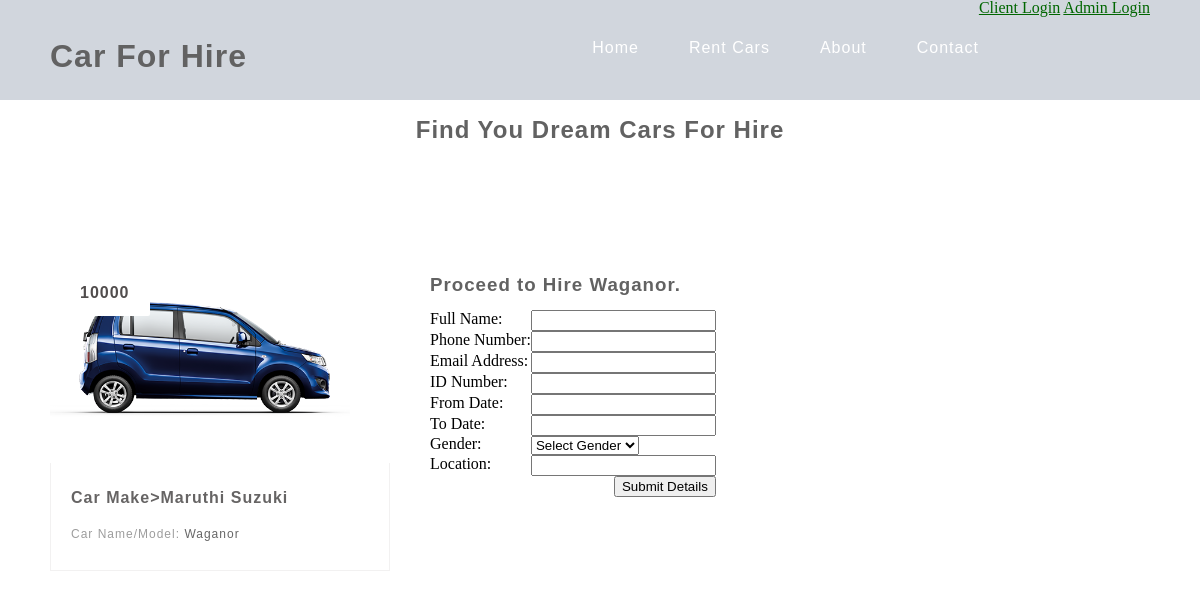
The page /book_car.php?id=1 on the database its author committed.
### tables this page shows
CREATE TABLE `cars` (
  `car_id` int(11) NOT NULL,
  `car_name` varchar(255) NOT NULL,
  `car_type` varchar(255) NOT NULL,
  `image` text NOT NULL,
  `hire_cost` int(11) NOT NULL,
  `capacity` int(11) NOT NULL,
  `status` varchar(255) NOT NULL,
  `CAR_CATEGORY_NAME` varchar(25) NOT NULL,
  `LOC_ID` char(4) DEFAULT NULL
);

### book_car.php (the view, shortened to what this page needs)
<!DOCTYPE html>
<html lang="en">
<head>
<link rel="stylesheet" type="text/css" href="css/reset.css">
<link rel="stylesheet" type="text/css" href="css/responsive.css">
</head>
<body>
<section class="">
<?php
			include 'header.php';
		?>
<section class="caption">
<h2 class="caption" style="text-align: center">Find You Dream Cars For Hire</h2>
</section>
</section>
<section class="listings">
<div class="wrapper">
<ul class="properties_list">
<?php
include 'includes/config.php';
$sel = "SELECT * FROM cars WHERE car_id = '$_GET[id]'";
$rs = $conn->query($sel);
$rws = $rs->fetch_assoc();
?>
<li>
<a href="book_car.php?id=<?php echo $rws['car_id'] ?>">
<img class="thumb" src="cars/<?php echo $rws['image'];?>" width="300" height="200">
</a>
<span class="price"><?php echo ''.$rws['hire_cost'];?>
</span>
<div class="property_details">
<h1>
<a href="book_car.php?id=<?php echo $rws['car_id'] ?>"><?php echo 'Car Make>'.$rws['car_type'];?>
</a>
</h1>
<h2>Car Name/Model: <span class="property_size"><?php echo $rws['car_name'];?></span>
</h2>
</div>
</li>
<h3>Proceed to Hire <?php echo $rws['car_name'];?>. </h3>
<?php
if(!$_SESSION['email'] && (!$_SESSION['pass'])){
?>
<form method="post">
<table>
<tr>
<td>Full Name:</td>
<td><input type="text" name="fname" required></td>
</tr>
<tr>
<td>Phone Number:</td>
<td><input type="text" name="phone" required></td>
</tr>
<tr>
<td>Email Address:</td>
<td><input type="email" name="email" required></td>
</tr>
<tr>
<td>ID Number:</td>
<td><input type="text" name="id_no" required></td>
</tr>
<tr>
<td>From Date:</td>
<td><input type="datetime" name="FROM_DT_TIME" required></td>
</tr>
<tr>
<td>To Date:</td>
<td><input type="text" name="RET_DT_TIME" required></td>
</tr>
<tr>
<td>Gender:</td>
<td>
<select name="gender">
<option> Select Gender </option>
</select>
</td>
</tr>
<tr>
<td>Location:</td>
<td><input type="text" name="location" required></td>
</tr>
<tr>
<td colspan="2" style="text-align:right"><input type="submit" name="save" value="Submit Details"></td>
</tr>
</table>
</form>
<?php
}
else
{
?>
<a href="pay.php">Click to Book</a>
<?php
}
?>
</ul>
</div>
</section>

### css/responsive.css (style rules this page uses)
body { background: #fff; }
.wrapper { max-width: 1100px; margin: 0 auto; position: relative; }
h1, h2, h3, h4, h5 ,h6 { color: #626262; font-family: "lato-regular", Helvetica, Arial, sans-serif; letter-spacing: 1px; }
h1 { font-size: 2em; margin: .67em 0 }
h2 { font-size: 1.5em; margin: .75em 0 }
h3 { font-size: 1.17em; margin: .83em 0 }
h1, h2, h3, h4, h5, h6 { font-weight: bolder }
.listings { padding: 100px 0; }
.listings ul.properties_list { list-style: none; overflow: hidden; }
.listings ul.properties_list li { display: block; width: 30.90909090909091%; height: auto; position: relative; float: left; margin: 0 3.636363636363636% 3.636363636363636% 0; }
.listings ul.properties_list li .price { position: absolute; top: 10px; left: 10px; padding: 15px 20px; background: #ffffff; color: #514d4d; font-family: "lato-bold", Helvetica, Arial, sans-serif; font-size: 16px; font-weight: bold; letter-spacing: 1px; border-radius: 2px; -webkit-border-radius: 2px; -moz-border-radius: 2px; -o-border-radius: 2px; }
.listings ul li .property_details { width: 87.64705882352941%; padding: 2.941176470588235% 5.882352941176471% 4.117647058823529% 5.882352941176471%; border-bottom: 1px solid #f2f1f1; border-left: 1px solid #f2f1f1; border-right: 1px solid #f2f1f1; transition: all .2s linear; -webkit-transition: all .2s linear; -moz-transition: all .2s linear; -o-transition: all .2s linear; }
.listings ul li .property_details h1 { color: #666464; font-family: "lato-bold", Helvetica, Arial, sans-serif; font-size: 16px!important; font-weight: bold; margin-bottom: 5px; line-height: 28px; }
.listings ul li .property_details h1 a { text-decoration: none; color: #666464; }
.listings ul li .property_details h2 { color: #9d9d9d; font-family: "lato-regular", Helvetica, Arial, sans-serif; font-size: 12px; line-height: 26px; font-weight: normal; }
.listings ul li .property_details .property_size { color: #676767; }

### rows shown on the page
cars: image (picture), hire_cost "10000", car_type "Maruthi Suzuki", car_name "Waganor"
